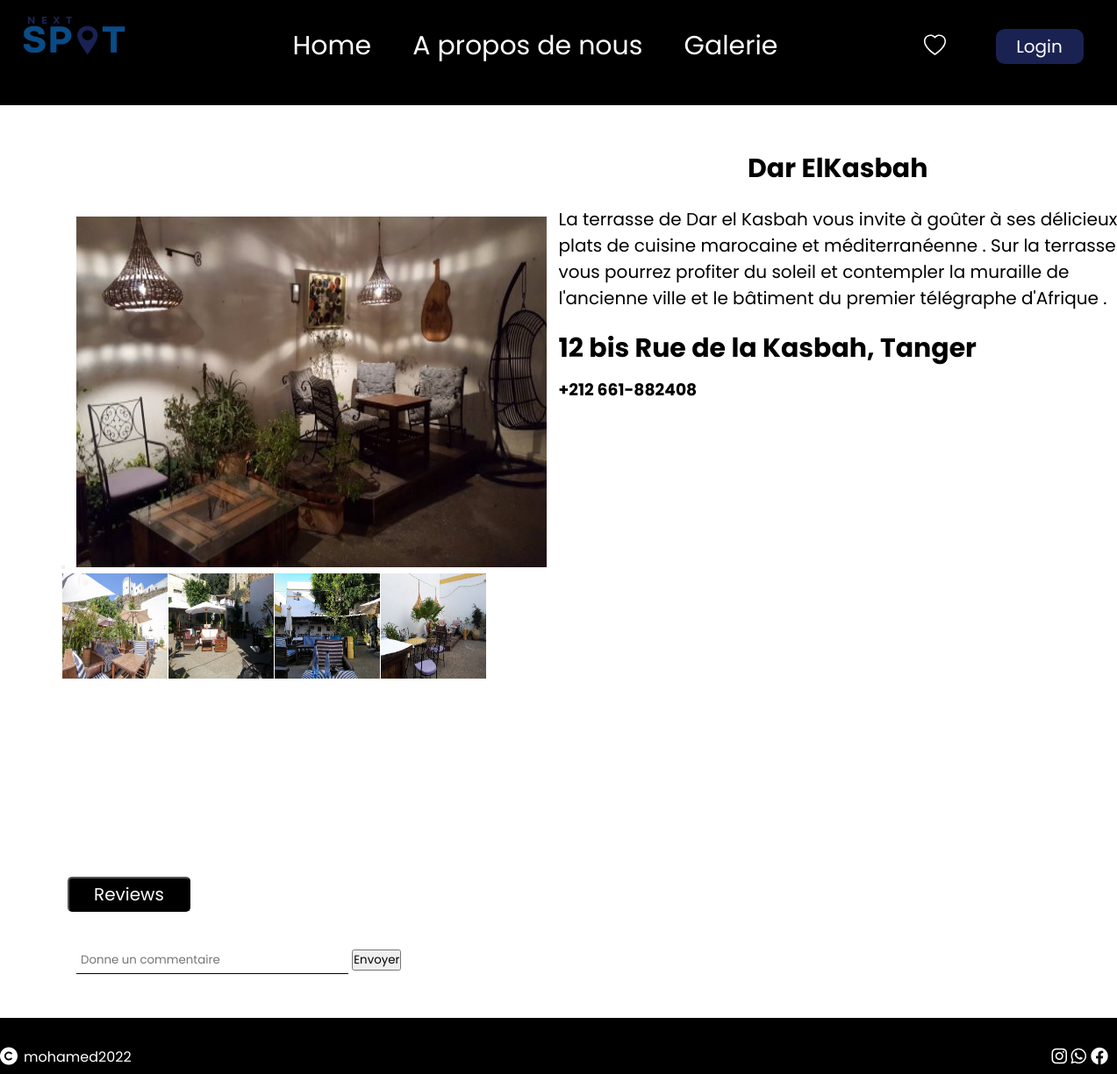
Screenshot of /detailPublication.php?Publication=8 with the database file from the repository.
### tables this page shows
CREATE TABLE `images` (
  `IdImage` int(5) NOT NULL,
  `image` varchar(500) DEFAULT NULL,
  `Id` int(10) DEFAULT NULL,
  `image1` varchar(50) DEFAULT NULL,
  `image2` varchar(50) DEFAULT NULL,
  `image3` varchar(50) DEFAULT NULL,
  `image4` varchar(50) DEFAULT NULL
);

CREATE TABLE `publication` (
  `Id` int(10) NOT NULL,
  `IdCatégorie` int(10) DEFAULT NULL,
  `libelle` varchar(100) DEFAULT NULL,
  `Description` varchar(900) DEFAULT NULL,
  `Telephone` varchar(20) DEFAULT NULL,
  `website` varchar(500) DEFAULT NULL,
  `Adresse` varchar(500) DEFAULT NULL,
  `Prix` varchar(20) DEFAULT NULL
);

### detailPublication.php (the view, shortened to what this page needs)
<?php  include('connection.php');
$detailePublication =$_GET['Publication'];
$selectdetaile = $connect->prepare("SELECT * FROM publication INNER JOIN images ON publication.Id=images.Id WHERE publication.Id='$detailePublication'");
$selectdetaile->execute();
foreach($selectdetaile as $r){
$_SESSION["libelle"]= $r['libelle'];
$_SESSION["Id"]=$r["Id"];
}
?>
<!DOCTYPE html>
<html lang="en">
<head>
    <link rel="stylesheet" href="detailPublication.css">
</head>
<body>
<section class="navDetail" id="navDetail">
<?php include "Navbar.php";?>
</section>
<div class="detailPblication">
    <div class="leftDiv"><button class="b3" onClick="myFunction4()"></button>
        <img class="imageLeft" src="images/<?php echo $r["image1"]?>" alt="">
        <div class="moreImages">
            <img class="morImagesdown"  src="images/<?php echo $r["image"]?>" alt="">
            <img class="morImagesdown" src="images/<?php echo $r["image2"]?>" alt="">
            <img class="morImagesdown" src="images/<?php echo $r["image3"]?>" alt="">
            <img class="morImagesdown" src="images/<?php echo $r["image4"]?>" alt="">
        </div>
    </div>
    <div class="rightDIV">
        <h1 class="detaileLibelle"><?php echo $r["libelle"]?></h1>
        <p class="detaileDescription"><?php echo $r["Description"]?></p>
        <h5 class="detaileAdresse"><?php echo $r["Adresse"]?></h5>
        <h3 class="detaileTelephone"><?php echo $r["Telephone"]?></h3>
    </div>
</div>
    <div class="reviews">
        <button class="review">Reviews</button><br>
        <form action="" method="POST">
        <input placeholder="Donne un commentaire " type="text" name="reviewText" class="reviewText" id="commande">
        <button class="envoyer" type="submit" name="envoyer">Envoyer</button>
    </form>
</div>
    <?php
    include('footer.php');?>
</body>
</html>

### detailPublication.css (style rules this page uses)
.navDetail { background-color: black; height: 15vh; }
.detailPblication { display: flex; justify-content: center; height: 100vh; margin-top: 50px; }
.leftDiv { width: 50%; margin: 77px 10px 20px 70px; }
.rightDIV { width: 50%; }
.imageLeft { width: 67vh; height: 50vh; margin-left: 9px; }
.moreImages { display: flex; width: 484px; justify-content: space-around; }
.morImagesdown { width: 15vh; height: 15vh; }
.detaileLibelle { text-align: center; font-size: 30px; margin-bottom: 20px; }
.detaileDescription { font-size: 20px; width: 650px; margin-bottom: 20px; }
.detaileAdresse { font-size: 30px; margin-bottom: 10px; }
.reviews { margin: 30px 0px 20px 77px; }
.review { background-color: black; color: white; font-size: 20px; border-radius: 5px; height: 40px; width: 140px; text-align: center; margin-bottom: 30px; }
.reviewText { width: 300px; border: none; border-bottom: 1px solid; padding: 5px; margin: 10px 0px 30px 10px; }

### Navbar.css (style rules this page uses)
* { margin: 0px; padding: 0px; text-decoration: none; font-family: 'Poppins' }

### rows the page displays
images: image1 (picture), image (picture), image2 (picture), image3 (picture), image4 (picture), publication.libelle "Dar ElKasbah", publication.Description "La terrasse de Dar el Kasbah vous invite à goûter à ses délicieux plats de cuisine marocaine et méditerranéenne . Sur la terrasse vous pourrez profiter du soleil et contempler la muraille de l'ancienne ville et le bâtiment du premier télégraphe d'Afrique .", publication.Adresse "12 bis Rue de la Kasbah, Tanger", publication.Telephone "+212 661-882408"
